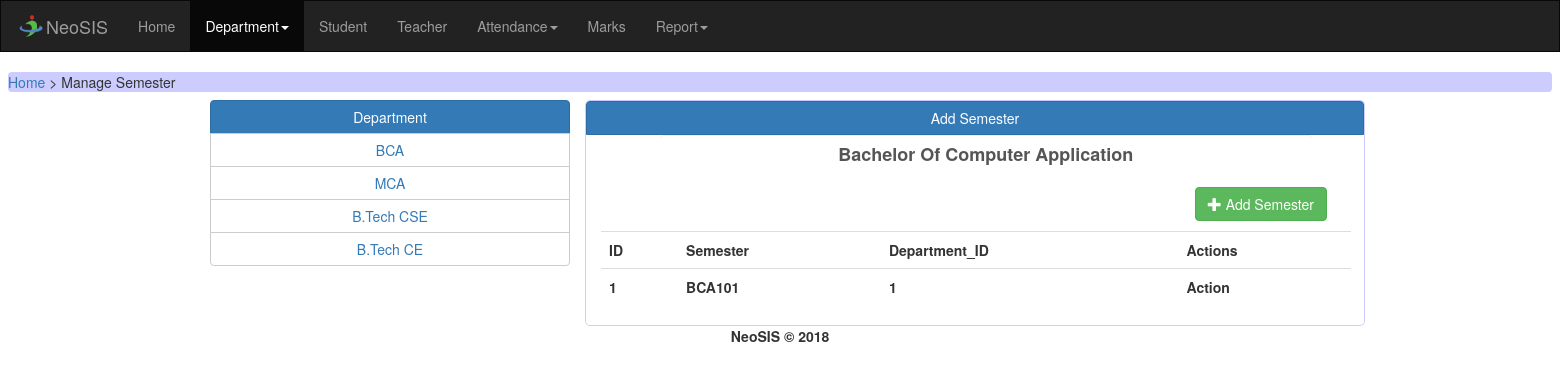
The app's page /mansem.php?page=Bachelor Of Computer Application1 with its own data.
### tables this page shows
CREATE TABLE `dept_info` (
  `ID_dept` int(10) NOT NULL,
  `dept_name` varchar(100) NOT NULL,
  `dept_abbri` varchar(15) NOT NULL
);

CREATE TABLE `sem_info` (
  `ID_sem` int(11) NOT NULL,
  `sem_code` varchar(10) NOT NULL,
  `ID_dept` int(11) NOT NULL
);

### mansem.php (the view, shortened to what this page needs)
<!DOCTYPE html>
<html>
    <head>
        <link rel="stylesheet" href="https://maxcdn.bootstrapcdn.com/bootstrap/3.3.7/css/bootstrap.min.css">
        <link rel="stylesheet" href="https://cdnjs.cloudflare.com/ajax/libs/bootstrap-select/1.12.2/css/bootstrap-select.min.css">
    </head>
    <body>
        <nav class="navbar navbar-inverse" style="border-radius: 0px;">
            <div class="container-fluid">
                <div class="navbar-header">
                    <img src="resources/images/logo.png" alt="logo" width="30px" height="30px" style="margin-top: 10px;"/>
                </div>
                <div class="navbar-header">
                    <a class="navbar-brand" href="#">NeoSIS</a>
                </div>
                <ul class="nav navbar-nav">
                    <li><a href="home.php">Home</a></li>
                  <li class="dropdown active"><a class="dropdown-toggle" data-toggle="dropdown" href="#">Department<span class="caret"></span></a>
                  </li>
                  <li><a href="student.php">Student</a></li>
                  <li><a href="teacher.php">Teacher</a></li>
                  <li class="dropdown"><a class="dropdown-toggle" data-toggle="dropdown" href="#">Attendance<span class="caret"></span></a>
                  </li>
                  <li><a href="marks.php">Marks</a></li>
                  <li class="dropdown"><a class="dropdown-toggle" data-toggle="dropdown" href="#">Report<span class="caret"></span></a>
                  </li>
                </ul>
            </div>
        </nav>
        <div style="margin: 8px; border-radius: 4px; background-color: #ccccff;">
            <a href="home.php">Home</a> > Manage Semester
        </div>
        <div class="container">
            <div class="row">
                <div class="col-sm-4 btn-group-vertical">
                    <button type="button" class="btn btn-primary">Department</button>
                    <?php
                    include ("connection.php");
                    $sqlquery = $con->query("select * from dept_info;");
                    $row = mysqli_num_rows($sqlquery);
                    if ($row > 0){
                    while ($row = mysqli_fetch_array($sqlquery)) {
                    ?>
                    <button type="button" class="btn btn-default"><a href="mansem.php?page=<?php echo $row[1].$row['ID_dept']; ?>"><?php echo $row['dept_abbri']; ?></a></button>
                    <?php
                        }
                    }else{
                    ?>
                    <button type="button" class="btn btn-default">No Record Found...</button>
                    <?php
                    }
                    ?>
                </div>
                <div class="col-md-8 btn-group-vertical"  style="padding: 0px; border: 1px solid #ccccff; border-radius: 5px;">
                    <button type="button" class="btn btn-primary">Add Semester</button>
                    <?php
                        if(isset($_GET['page']))
                        {
                    ?>
                    <div class="container">
                        <div class="row">
                            <div class="col-md-7" style="margin-left: 5%;" >
                                <p class="form-control" style="border: none; font-size: 18px; text-align: center;"><b><?php echo substr($_GET['page'], 0, strlen($_GET['page'])-1); ?></b></p>
                                <button class="navbar-right btn btn-success" data-toggle="modal" data-target="#myModal" style="margin-top: 8px;"><span class="glyphicon glyphicon-plus"></span> Add Semester</button>
                            </div>
                            <div class="col-sm-8" style="margin-top: 10px;">
                                <div class="table-responsive">
                                    <table class="table">
                                        <tr>
                                            <th>ID</th>
                                            <th>Semester</th>
                                            <th>Department_ID</th>
                                            <th>Actions</th>
                                        </tr>
                                        <?php
                                            include ("connection.php");
                                            if(isset($_GET['page'])){
                                                $page= substr($_GET['page'], strlen($_GET['page'])-1);
                                            }else {
                                                $page= 1;
                                            }
                                            $sqlquery = $con->query("select * from sem_info where ID_dept = $page;");
                                            while($row = mysqli_fetch_array($sqlquery)){
                                        ?>
                                        <tr>
                                            <th><?php echo $row['ID_sem'];?></th>
                                            <th><?php echo $row['sem_code'];?></th>
                                            <th><?php echo $row[2];?></th>
                                            <th>Action</th>
                                        </tr>
                                        <?php
                                            }
                                        ?>
                                    </table>
                                </div>
                            </div>
                        </div>
                    </div>
                    <?php
                        }
                        else {
                    ?>
                    <p class="form-control" style="border: none; text-align: center;padding-top: 12px;">Select Department...</p>
                    <?php
                        }
                    ?>
                </div>
            </div>
        </div>
        <div class="footer-text" align='center'><b>NeoSIS &copy; <?php echo date('Y'); ?></b></div>
    </body>
</html>

### records on screen
dept_info: dept_abbri "BCA"
dept_info: dept_abbri "MCA"
dept_info: dept_abbri "B.Tech CSE"
dept_info: dept_abbri "B.Tech CE"
sem_info: ID_sem "1", sem_code "BCA101", ID_dept "1"

### other values on screen
substr($_GET['page'], 0, strlen($_GET['page'])-1) "Bachelor Of Computer Application"
